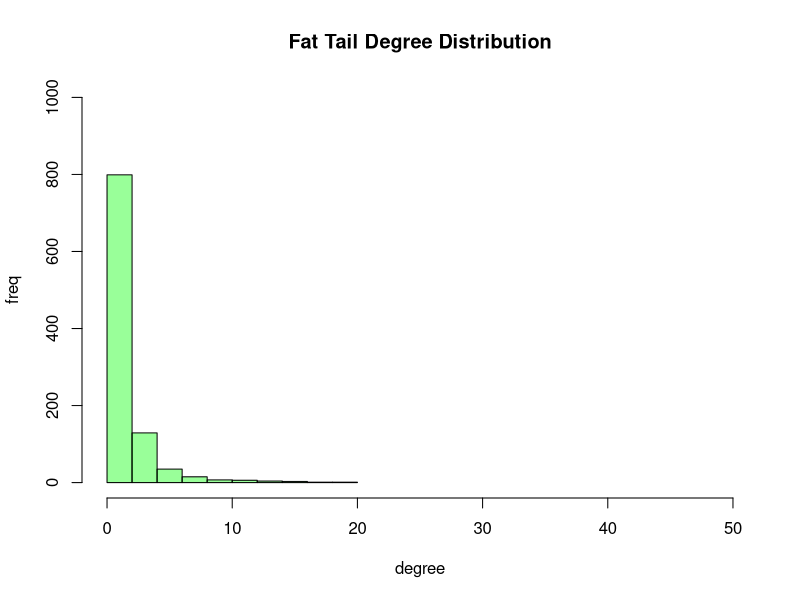
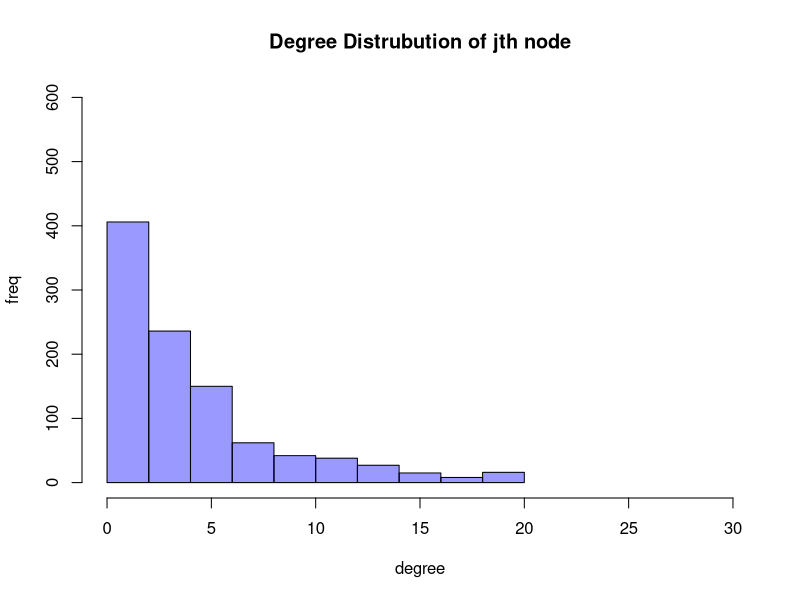

Generate these figures, in order, with R:
library(igraph)

#2a
fat_tail_network <- barabasi.game(1000, directed = FALSE)
deg_ft <- degree(fat_tail_network)
hist(deg_ft, col=rgb(0,1,0,.4), xlim=c(0,50), ylim=c(0,1000), xlab="degree",ylab="freq", main="Fat Tail Degree Distribution")

diameter(fat_tail_network)

#2b
is_connected(fat_tail_network)
cluster <- clusters(fat_tail_network)
giant_component <- induced_subgraph(fat_tail_network, which(cluster$membership == which.max(cluster$csize)))
community_structure <- fastgreedy.community(giant_component)
modularity <- modularity(community_structure)

#2c
large_fat_tail_network <- barabasi.game(10000, directed = FALSE)
large_cluster <- clusters(large_fat_tail_network)
large_giant_component <- induced_subgraph(large_fat_tail_network, which(large_cluster$membership == which.max(large_cluster$csize)))
large_community_structure <- fastgreedy.community(large_giant_component)
large_modularity <- modularity(large_community_structure)

#2d
#repeat the process for 1000 times and collect degree
deg_nj <- numeric()
for (i in 1:1000) {
    #random generate a number within 1000
    n_i <- sample(1000, 1)
    
    #get its neighbor in fat tail network
    neighbor_list <- neighbors(fat_tail_network, n_i)
    
    #if only one neighbor
    if (length(neighbor_list) == 1) {
        n_j <- neighbor_list
    } else {
        n_j <- sample(neighbor_list, 1)
    }
    
    deg_nj <- c(deg_nj, degree(fat_tail_network, n_j))
    
}
hist(deg_nj, col=rgb(0,0,1,.4), xlim=c(0,30), ylim=c(0,600), xlab="degree", ylab="freq", main="Degree Distrubution of jth node")